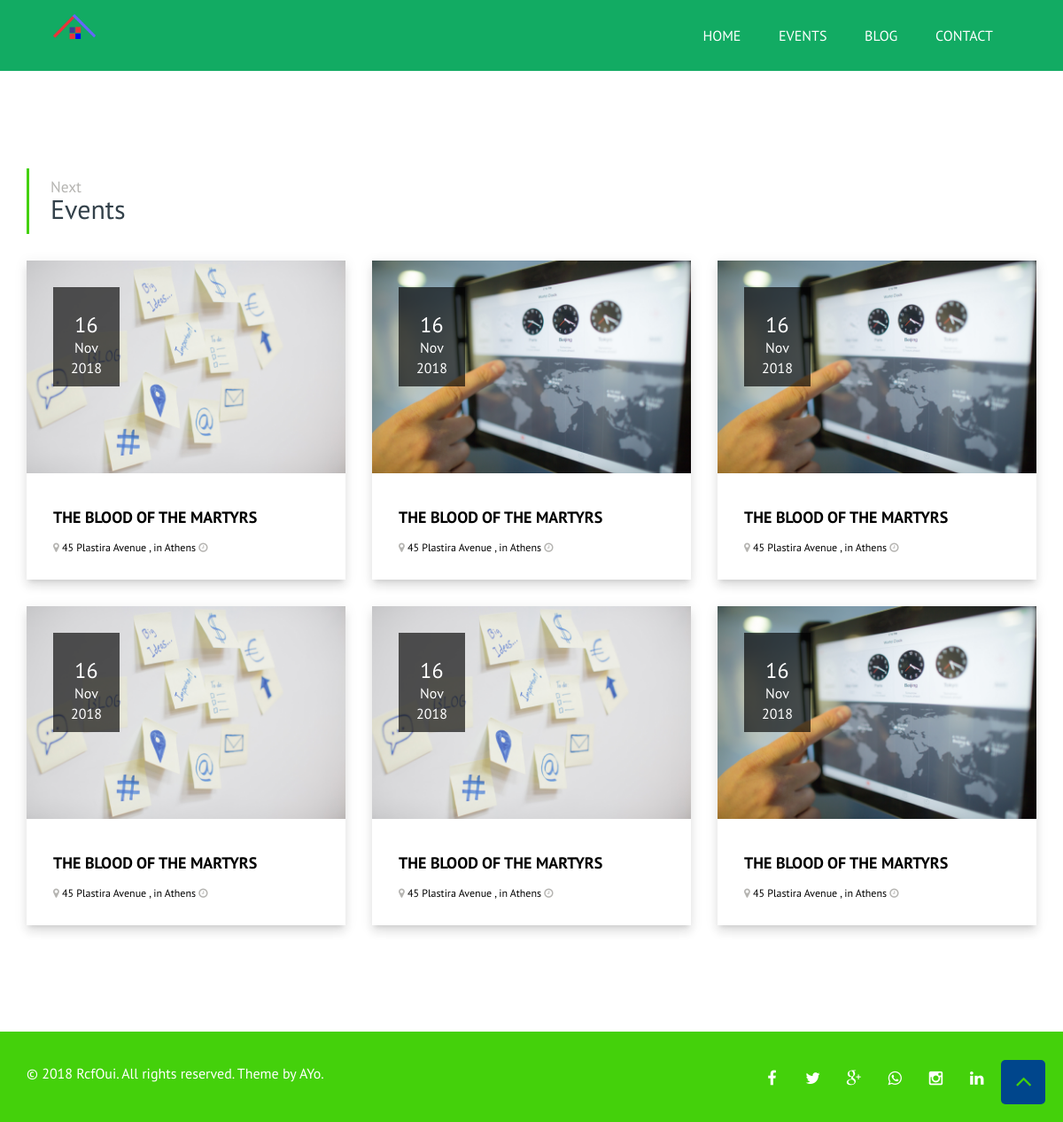
/event.php, run on the app's committed database.
### tables this page shows
CREATE TABLE `event` (
  `id` int(11) NOT NULL,
  `title` text NOT NULL,
  `link` text NOT NULL,
  `img` text NOT NULL,
  `location` text NOT NULL
);

### event.php (the view)
<?php
include 'php/db.php';
include 'include/header.php';
include 'include/navbar.php';
?>
    <div class="section">
    	<div class="section-content">
    		<div class="container">
    			<div class="row p-y-9">
    				<div class="col-md-12">
    					<h1 class="h2 dvt-heading-bordered text-capitalize dvt-os-animation m-b-3 animated fadeIn" data-os-animation="fadeIn" data-os-animation-delay=".3s" style="animation-delay: 0.3s;">
    						<small class="text-muted font-italic">Next</small>Events
    					</h1>
    				</div>
                    <?php
        $sql="SELECT * FROM event";
        if ($result = mysqli_query($conn, $sql)){
            while ($row=mysqli_fetch_assoc($result)) {
                echo '
    				<div class="col-lg-4">
    					<div class="card dvt-shadow-8 dvt-shadow-hover-16 dvt-transition dvt-os-animation animated fadeIn" data-os-animation="fadeIn" data-os-animation-delay=".3s" style="animation-delay: 0.3s;">
    						<div class="card-img-container">
    							<img class="card-img" src="upload/'.$row["img"].'" alt="Card image">
    							<div class="card-img-overlay card-img-overlay-mini card-img-overlay-top card-img-overlay-left text-xs-center">
    								<span class="h3 d-block m-b-0">16 </span>
    								<span class="block">Nov</span>
                                    <span class="block">2018</span>
    							</div>
    						</div>
    						<div class="card-block">
    							<h4 class="card-title m-b-2">
    								<a href="#">
    									'.$row['title'].'
    								</a>
    							</h4>
    							<h6 class="card-subtitle font-italic text-muted m-b-0">
    								<i class="fa fa-map-marker"></i>
    								<a href="#">
    									'.$row['location'].'
    								</a>
                                    <i class="fa fa-clock-o"></i>
                                        <a href="#">'.$row['date'].'</a>
    							</h6>
    						</div>
    					</div>
    				</div>';}}?>
    			</div>
            </div>
        </div>
    </div>
    <?php
        include 'include/footer.php';
    ?>

### css/rotating-card.css (style rules this page uses)
body { margin-top: 60px; font-size: 14px; font-family: "Helvetica Nueue",Arial,Verdana,sans-serif; }
.card { -webkit-transition: -webkit-transform .5s; -moz-transition: -moz-transform .5s; -o-transition: -o-transform .5s; transition: transform .5s; -webkit-transform-style: preserve-3d; -moz-transform-style: preserve-3d; -o-transform-style: preserve-3d; transform-style: preserve-3d; position: relative; }
.card { background: none repeat scroll 0 0 #FFFFFF; border-radius: 4px; color: #444444; }

### css/style.css (style rules this page uses)
*, *::after, *::before { -webkit-box-sizing: border-box; -moz-box-sizing: border-box; box-sizing: border-box; }
html { font-size: 62.5%; }
body { font-size: 1.6rem; font-family: "PT Sans", sans-serif; color: #33414a; }
img { border: 0 none; max-height: 100%; max-width: 100%; }
a { text-decoration: none; color: #000; }
.section, .section-content { position: relative; }
.section-content { z-index: 2; }
body:not(.dvt-agent-touch) .dvt-os-animation.animated { opacity: 1; }
.text-capitalize { text-transform: capitalize!important; }
.dvt-shadow-8, .dvt-shadow-focus-8:focus, .dvt-shadow-hover-8:hover { box-shadow: 0 5px 5px -3px rgba(0,0,0,.1), 0 8px 10px 1px rgba(0,0,0,.07), 0 3px 14px 2px rgba(0,0,0,.06); }
.card-img { border-radius: 0; height: auto!important; }
.card-img-overlay { position: absolute; top: 0; right: 0; bottom: 0; left: 0; padding: 20px; }
.p-y-9 { padding-top: 90px!important; padding-bottom: 90px!important; }
.dvt-heading-bordered { position: relative; padding-left: 24px; border: 0; border-left-width: 3px; border-style: solid; border-color: #44d10b; padding-top: 12px; padding-bottom: 12px; }
.m-b-3 { margin-bottom: 30px!important; }
.dvt-heading-bordered small { display: block; font-size: 58%; }
.text-muted { color: #b5b4b1!important; }
.dvt-transition { transition: all .3s cubic-bezier(.25,.8,.25,1),opacity 0s; }
.card { position: relative; display: block; margin-bottom: 30px; background-color: hsla(0,0%,100%,.85); border-radius: 0; border: 0 solid hsla(0,0%,100%,.95); }
.card-img-container { position: relative; height: 100%; display: -ms-flexbox; display: flex; -ms-flex: 1; flex: 1; -ms-flex-align: center; align-items: center; background-size: cover; background-color: #fbf4e4; -ms-flex-pack: center; justify-content: center; }
[class^=card-img] { width: 100%; }
.card-img-overlay-left.card-img-overlay-mini { right: auto; left: 30px; }
.card-img-overlay-top.card-img-overlay-mini { bottom: auto; top: 30px; }
.card-img-overlay.card-img-overlay-mini { right: auto; width: auto; padding: 10px 20px; }
.card-img-overlay-top { -ms-flex-pack: start; justify-content: flex-start; }
.card-img-overlay { color: #fff; display: -ms-flexbox; display: flex; -ms-flex-direction: column; flex-direction: column; background: rgba(0,0,0,.65); }
.text-xs-center { text-align: center!important; }
.card-img-overlay>*, .card-img-overlay>*>*, .card-img-overlay>*>:focus, .card-img-overlay>*>:hover, .card-img-overlay>:focus, .card-img-overlay>:hover { color: #fff; outline: none; }
.m-b-0 { margin-bottom: 0!important; }
.d-block { display: block!important; }
.card-block { padding: 30px; }
.card-block:after { content: ""; display: table; clear: both; }
.m-b-2 { margin-bottom: 20px!important; }
.card-subtitle { margin-top: -.3rem; color: #000; }
.card-subtitle a { color: #000; }
.card-title a { color: #000; font-weight: bold; text-transform: uppercase; }

### css/responsive.css (style rules this page uses)
@media only screen and (min-width: 1024px) { .col-lg-4 { -ms-flex: 0 0 33.3333333333%; flex: 0 0 33.3333333333%; max-width: 33.3333333333%; } }

### data on the page
event: img (picture), title "THE BLOOD OF THE MARTYRS", location "45 Plastira Avenue , in Athens"
event: img (picture), title "THE BLOOD OF THE MARTYRS", location "45 Plastira Avenue , in Athens"
event: img (picture), title "THE BLOOD OF THE MARTYRS", location "45 Plastira Avenue , in Athens"
event: img (picture), title "THE BLOOD OF THE MARTYRS", location "45 Plastira Avenue , in Athens"
event: img (picture), title "THE BLOOD OF THE MARTYRS", location "45 Plastira Avenue , in Athens"
event: img (picture), title "THE BLOOD OF THE MARTYRS", location "45 Plastira Avenue , in Athens"
